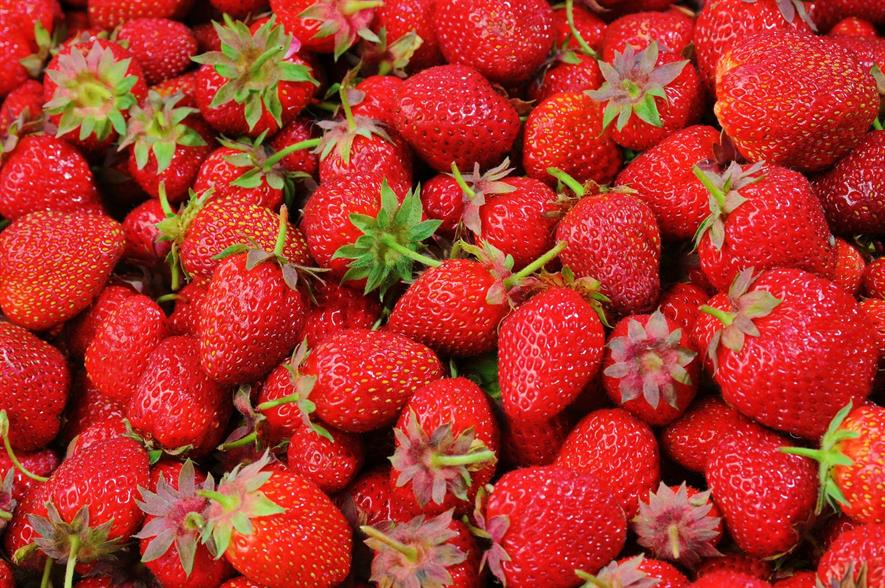
#> input picture Image Processing/4/images/strawberries.jpg, 885 x 588 px
$ python color_hist.py
#> lines starting #> are read from the running program, lines starting #| are printed output that depends on the picture
import cv2
import numpy as np
import matplotlib.pyplot as plt

image = cv2.imread("images/strawberries.jpg")
#> image is the input picture: shape (588, 885, 3); mean B, G, R 42.4, 53.8, 174.6

b = image[:, :, 0]
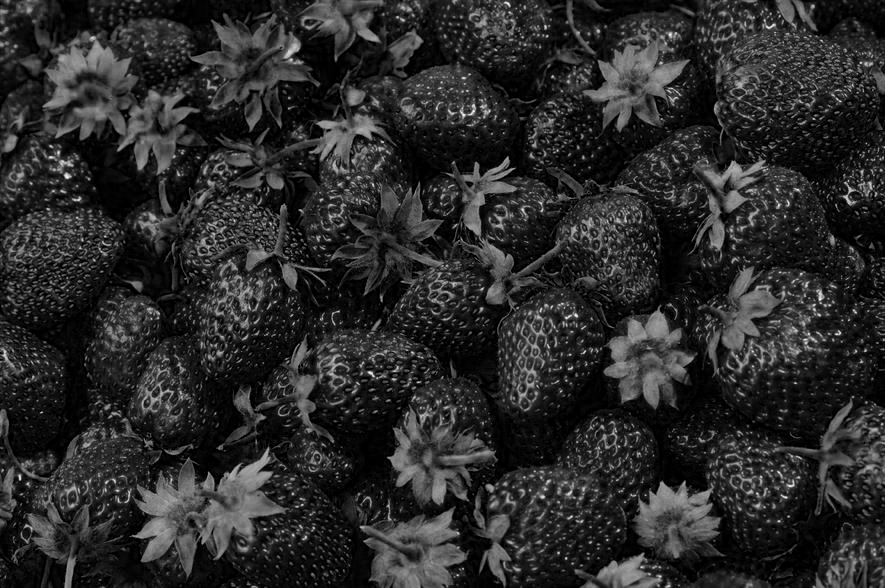
#> b: shape (588, 885); min 0, max 255, mean 42.4
g = image[:, :, 1]
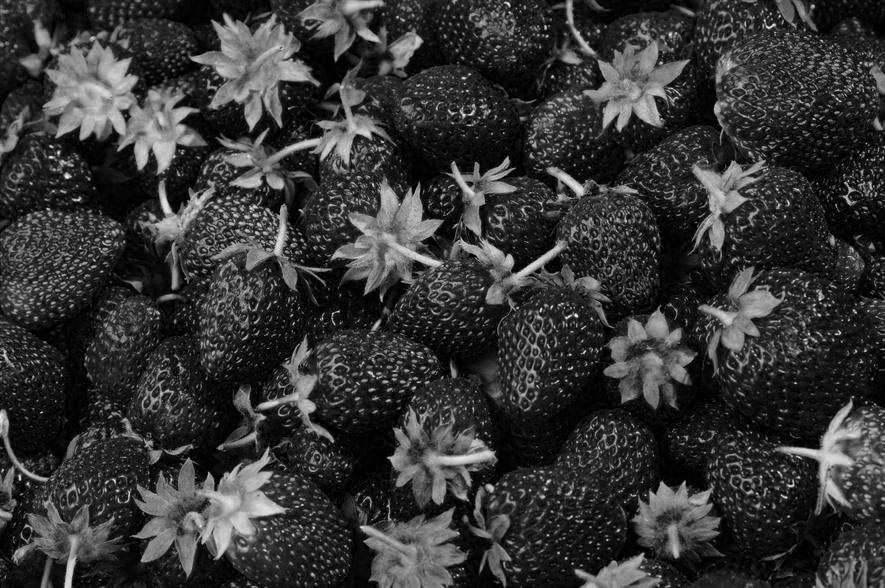
#> g: shape (588, 885); min 0, max 239, mean 53.8
r = image[:, :, 2]
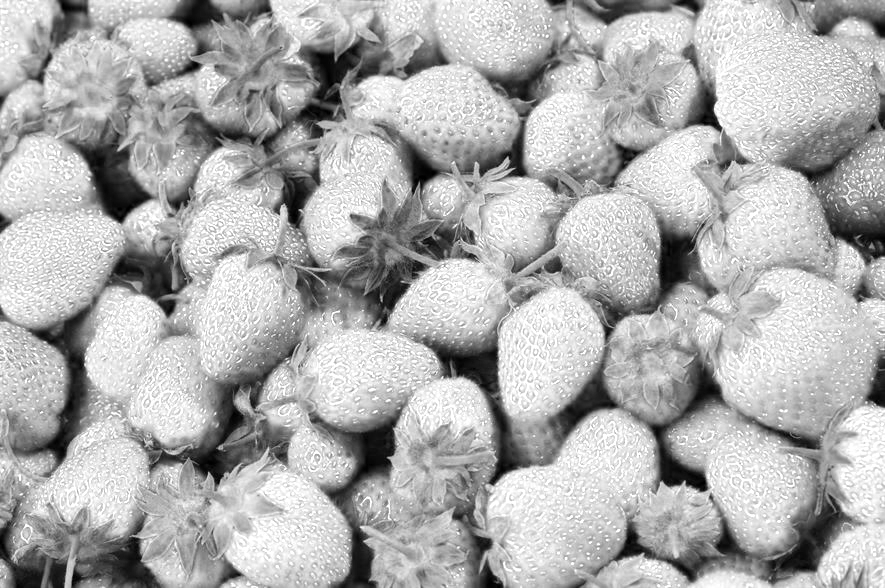
#> r: shape (588, 885); min 0, max 255, mean 174.6

image = cv2.cvtColor(image, cv2.COLOR_BGR2RGB)

plt.imshow(image)
plt.show()

cv2.imshow("b", b)
cv2.imshow("g", g)
cv2.imshow("r", r)
cv2.waitKey(0)

# tuple to select colors of each channel line
colors = ("red", "green", "blue")
channel_ids = (0, 1, 2)

# create the histogram plot, with three lines, one for
# each color
plt.xlim([0, 256])
for channel_id, c in zip(channel_ids, colors):
    histogram, bin_edges = np.histogram(
        image[:, :, channel_id], bins=256, range=(0, 256)
    )
    plt.plot(bin_edges[0:-1], histogram, color=c)

plt.xlabel("Color value")
plt.ylabel("Pixels")

plt.show()
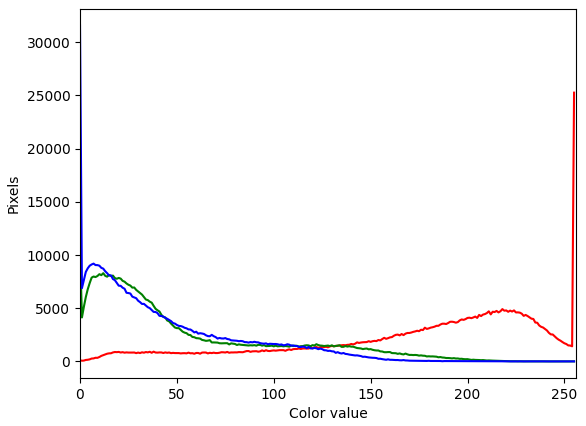
#> figure drawn by matplotlib, 1 panel; curve peaks at x = 255, y = 25267; curve peaks at x = 0, y = 10636; curve peaks at x = 0, y = 31588

$ run again, with Image Processing/4/images/cube_indoor.jpg copied over Image Processing/4/images/strawberries.jpg
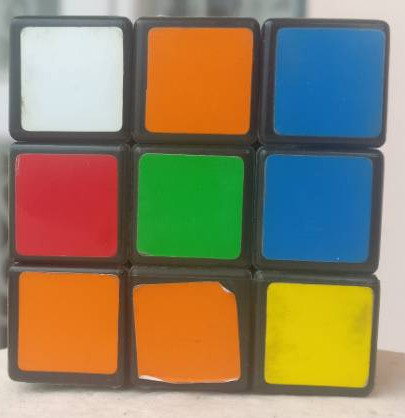
#> input picture Image Processing/4/images/cube_indoor.jpg, 405 x 418 px
#> image is the input picture: shape (418, 405, 3); mean B, G, R 99.3, 128.9, 142
#> `r = image[:, :, 2]`:
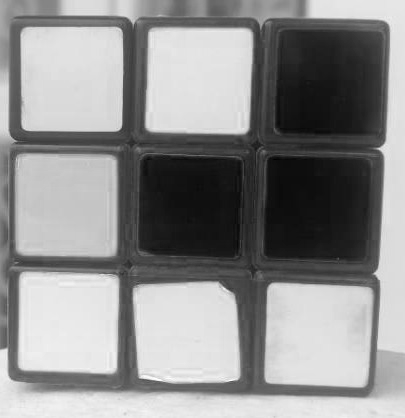
#> r: shape (418, 405); min 0, max 255, mean 142
#> `plt.show()`:
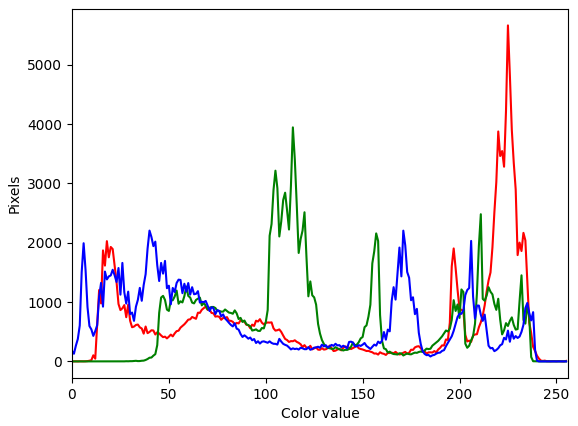
#> figure drawn by matplotlib, 1 panel; curve peaks at x = 225, y = 5664; curve peaks at x = 114, y = 3945; curve peaks at x = 40, y = 2205
